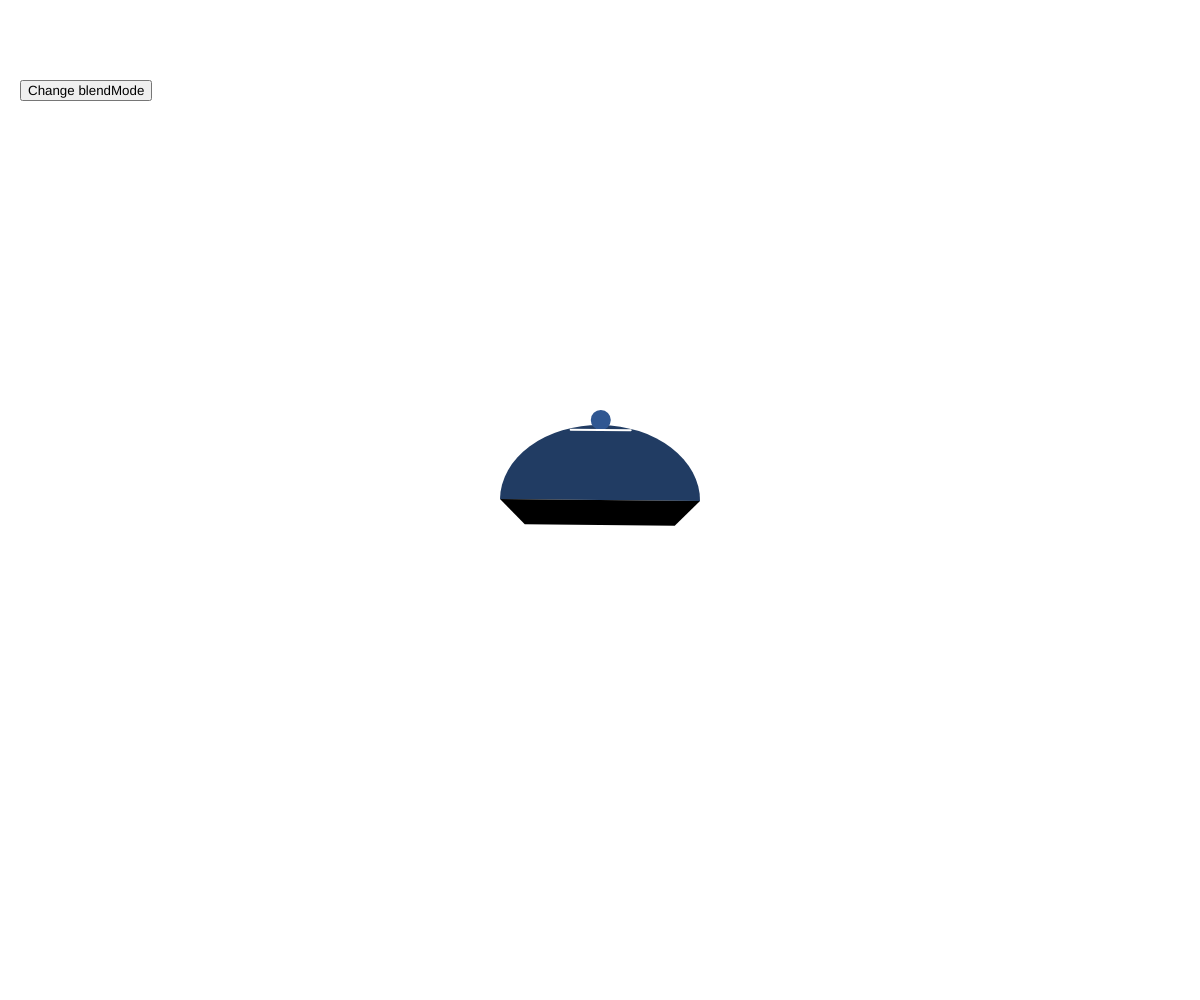
Frame 1 (no input)
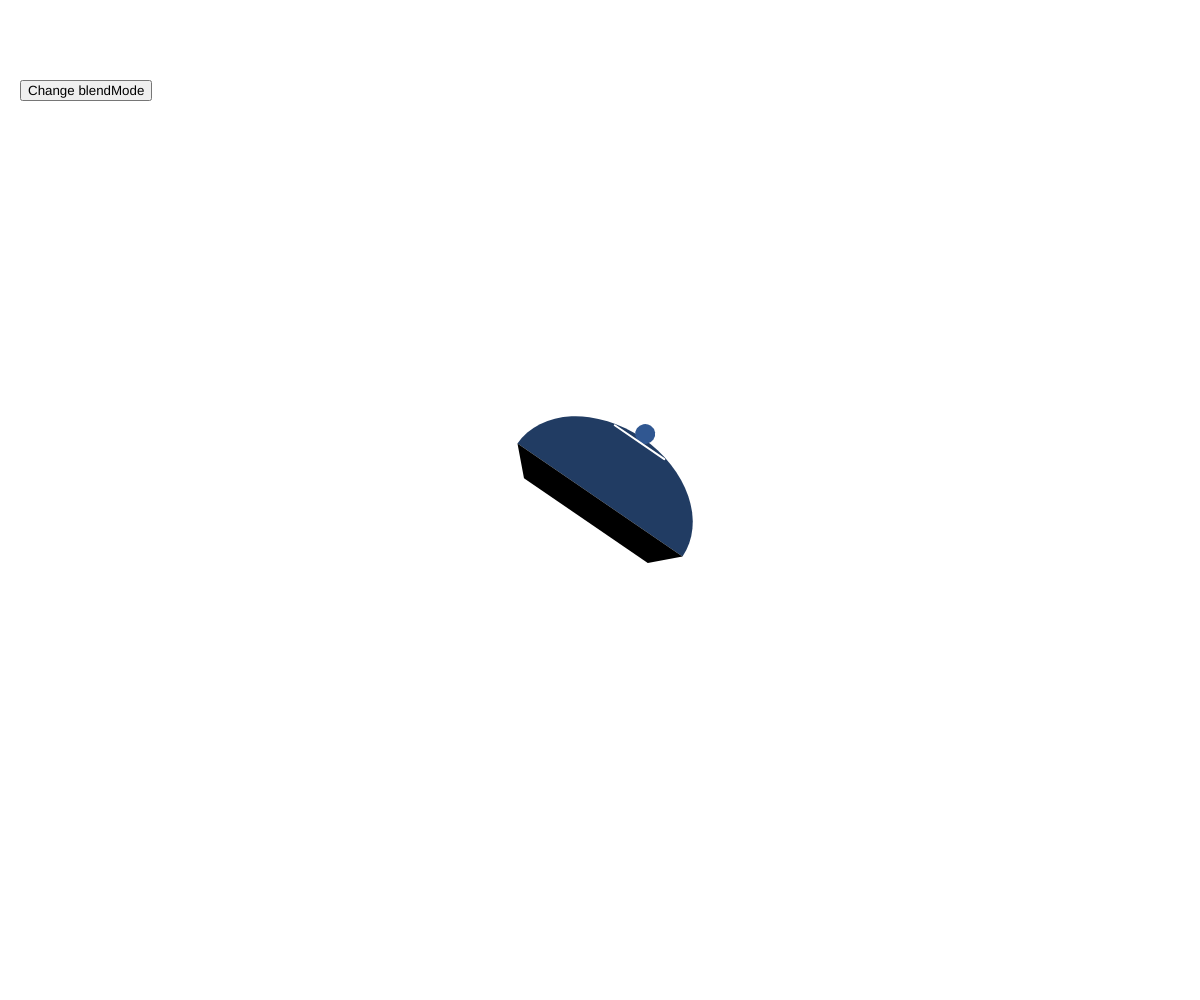
Frame 60 (no input)
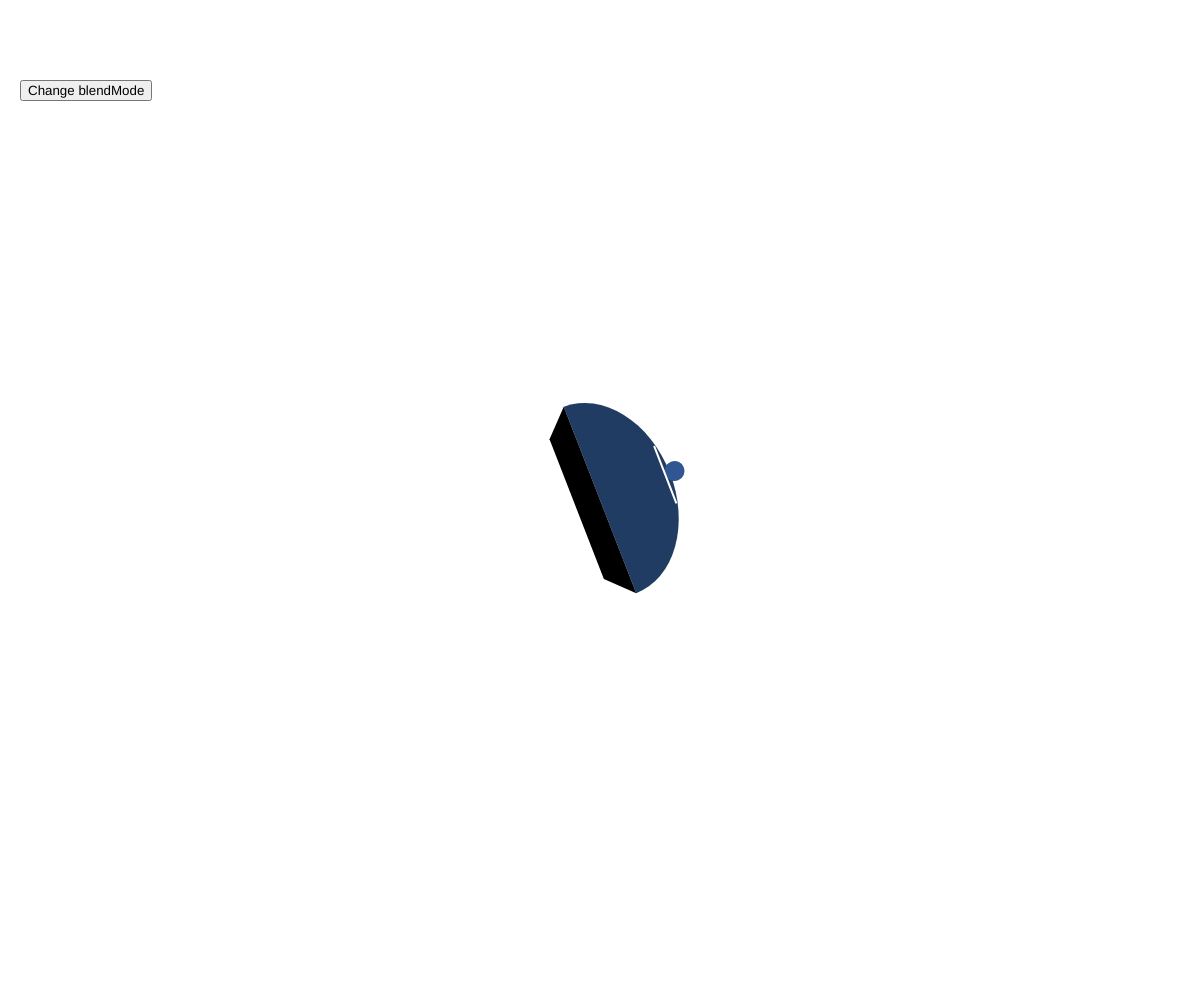
Frame 120 (the mouse pressed at the canvas centre since frame 60)

The p5.js sketch that drew these frames (run headless with seeded random() and noise() and a simulated clock; from frame 60 on, the mouse is pressed at the canvas centre):

// p5.js sketch
// ── sketch.js
let blendModes;
let index = 0;
let currBlendMode;
let angle = 0;

function setup() {
  createCanvas(windowWidth, windowHeight); // 适配窗口
  blendModes = [BLEND, ADD, DARKEST, LIGHTEST, DIFFERENCE, EXCLUSION, MULTIPLY, OVERLAY, HARD_LIGHT, SOFT_LIGHT, DODGE, BURN];
  currBlendMode = blendModes[index];
  
  let btn = createButton("Change blendMode");
  btn.position(20, 80);
  btn.mousePressed(changeBlendMode);
}

function draw() {
  clear();
  fill(255);
  noStroke();
  textSize(16);
  text('Click button to change mode', 20, 30);
  text("Current: " + currBlendMode, 20, 55);
  
  blendMode(currBlendMode);
  angle += 0.01;
  drawCap(angle);
}

function drawCap(rot) {
  push();
  translate(width/2, height/2); // 居中绘制
  rotate(rot);
  fill(33, 60, 99);
  arc(0, 0, 200, 150, PI, 0);
  fill(48, 87, 145);
  circle(0, -80, 20);
  fill(0);
  beginShape();
  vertex(-100, 0); vertex(100, 0); vertex(75, 25); vertex(-75, 25);
  endShape(CLOSE);
  stroke(255);
  strokeWeight(2);
  line(-30, -70, 30, -70);
  pop();
}

function changeBlendMode() {
  index = (index + 1) % blendModes.length;
  currBlendMode = blendModes[index];
}
